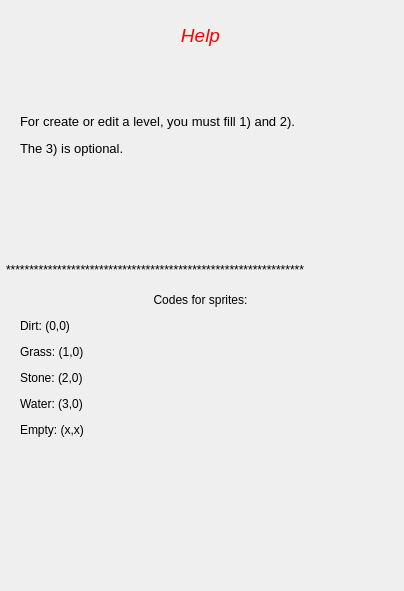
<?xml version="1.0" encoding="UTF-8"?>
<ui version="4.0">
 <class>editeurhelp</class>
 <widget class="QDialog" name="editeurhelp">
  <property name="geometry">
   <rect>
    <x>0</x>
    <y>0</y>
    <width>404</width>
    <height>591</height>
   </rect>
  </property>
  <property name="windowTitle">
   <string>Dialog</string>
  </property>
  <widget class="QLabel" name="label">
   <property name="geometry">
    <rect>
     <x>130</x>
     <y>20</y>
     <width>141</width>
     <height>31</height>
    </rect>
   </property>
   <property name="text">
    <string>&lt;html&gt;&lt;head/&gt;&lt;body&gt;&lt;p align=&quot;center&quot;&gt;&lt;span style=&quot; font-size:14pt; font-style:italic; color:#ff0000;&quot;&gt;Help&lt;/span&gt;&lt;/p&gt;&lt;/body&gt;&lt;/html&gt;</string>
   </property>
  </widget>
  <widget class="QLabel" name="label_2">
   <property name="geometry">
    <rect>
     <x>6</x>
     <y>260</y>
     <width>391</width>
     <height>20</height>
    </rect>
   </property>
   <property name="text">
    <string>****************************************************************</string>
   </property>
  </widget>
  <widget class="QLabel" name="label_3">
   <property name="geometry">
    <rect>
     <x>20</x>
     <y>60</y>
     <width>361</width>
     <height>191</height>
    </rect>
   </property>
   <property name="text">
    <string>&lt;html&gt;&lt;head/&gt;&lt;body&gt;&lt;p&gt;&lt;span style=&quot; font-size:10pt;&quot;&gt;For create or edit a level, you must fill 1) and 2).&lt;/span&gt;&lt;/p&gt;&lt;p&gt;&lt;span style=&quot; font-size:10pt;&quot;&gt;The 3) is optional.&lt;/span&gt;&lt;/p&gt;&lt;p&gt;&lt;br/&gt;&lt;/p&gt;&lt;/body&gt;&lt;/html&gt;</string>
   </property>
  </widget>
  <widget class="QLabel" name="label_4">
   <property name="geometry">
    <rect>
     <x>20</x>
     <y>290</y>
     <width>361</width>
     <height>151</height>
    </rect>
   </property>
   <property name="text">
    <string>&lt;html&gt;&lt;head/&gt;&lt;body&gt;&lt;p align=&quot;center&quot;&gt;Codes for sprites:&lt;/p&gt;&lt;p&gt;Dirt: (0,0)&lt;/p&gt;&lt;p&gt;Grass: (1,0)&lt;/p&gt;&lt;p&gt;Stone: (2,0)&lt;/p&gt;&lt;p&gt;Water: (3,0)&lt;/p&gt;&lt;p&gt;Empty: (x,x)&lt;/p&gt;&lt;/body&gt;&lt;/html&gt;</string>
   </property>
  </widget>
 </widget>
 <resources/>
 <connections/>
</ui>
